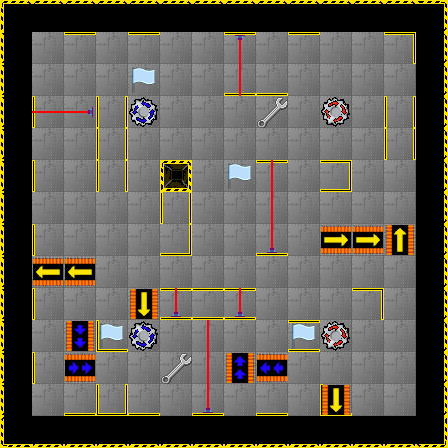

The image is a tile-based game level rendered from a .tmx file. Its description and source (layers, tilesets, objects; grid data summarised) follow:
An orthogonal 14x14 tile map with 32x32 px tiles, 2 tile layers (Rutelag 1, Rutelag 2), 8 tilesets.

<map version="1.2" tiledversion="1.2.2" orientation="orthogonal" renderorder="right-down" width="14" height="14" tilewidth="32" tileheight="32" infinite="0" nextlayerid="5" nextobjectid="1">
 <tileset firstgid="1" name="texturesheet" tilewidth="32" tileheight="32" tilecount="16" columns="4">
  <image source="textures/texturesheet.png" width="128" height="128" />
  <tile id="0">
   <properties>
    <property name="E" type="bool" value="true" />
    <property name="MapObject" value="wall" />
    <property name="N" type="bool" value="false" />
    <property name="S" type="bool" value="false" />
    <property name="W" type="bool" value="false" />
   </properties>
  </tile>
  <tile id="1">
   <properties>
    <property name="E" type="bool" value="true" />
    <property name="MapObject" value="wall" />
    <property name="N" type="bool" value="false" />
    <property name="S" type="bool" value="true" />
    <property name="W" type="bool" value="false" />
   </properties>
  </tile>
  <tile id="2">
   <properties>
    <property name="E" type="bool" value="true" />
    <property name="MapObject" value="wall" />
    <property name="N" type="bool" value="false" />
    <property name="S" type="bool" value="true" />
    <property name="W" type="bool" value="true" />
   </properties>
  </tile>
  <tile id="3">
   <properties>
    <property name="E" type="bool" value="true" />
    <property name="MapObject" value="wall" />
    <property name="N" type="bool" value="false" />
    <property name="S" type="bool" value="false" />
    <property name="W" type="bool" value="true" />
   </properties>
  </tile>
  <tile id="4">
   <properties>
    <property name="MapObject" value="floor" />
   </properties>
  </tile>
  <tile id="5">
   <properties>
    <property name="E" type="bool" value="false" />
    <property name="MapObject" value="wall" />
    <property name="N" type="bool" value="true" />
    <property name="S" type="bool" value="false" />
    <property name="W" type="bool" value="false" />
   </properties>
  </tile>
  <tile id="6">
   <properties>
    <property name="E" type="bool" value="true" />
    <property name="MapObject" value="wall" />
    <property name="N" type="bool" value="true" />
    <property name="S" type="bool" value="false" />
    <property name="W" type="bool" value="false" />
   </properties>
  </tile>
  <tile id="7">
   <properties>
    <property name="E" type="bool" value="true" />
    <property name="MapObject" value="wall" />
    <property name="N" type="bool" value="true" />
    <property name="S" type="bool" value="true" />
    <property name="W" type="bool" value="false" />
   </properties>
  </tile>
  <tile id="8">
   <properties>
    <property name="E" type="bool" value="true" />
    <property name="MapObject" value="wall" />
    <property name="N" type="bool" value="true" />
    <property name="S" type="bool" value="true" />
    <property name="W" type="bool" value="true" />
   </properties>
  </tile>
  <tile id="9">
   <properties>
    <property name="E" type="bool" value="true" />
    <property name="MapObject" value="wall" />
    <property name="N" type="bool" value="true" />
    <property name="S" type="bool" value="false" />
    <property name="W" type="bool" value="true" />
   </properties>
  </tile>
  <tile id="10">
   <properties>
    <property name="E" type="bool" value="false" />
    <property name="MapObject" value="wall" />
    <property name="N" type="bool" value="true" />
    <property name="S" type="bool" value="true" />
    <property name="W" type="bool" value="false" />
   </properties>
  </tile>
  <tile id="11">
   <properties>
    <property name="E" type="bool" value="false" />
    <property name="MapObject" value="wall" />
    <property name="N" type="bool" value="true" />
    <property name="S" type="bool" value="true" />
    <property name="W" type="bool" value="true" />
   </properties>
  </tile>
  <tile id="12">
   <properties>
    <property name="E" type="bool" value="false" />
    <property name="MapObject" value="wall" />
    <property name="N" type="bool" value="true" />
    <property name="S" type="bool" value="false" />
    <property name="W" type="bool" value="true" />
   </properties>
  </tile>
  <tile id="13">
   <properties>
    <property name="E" type="bool" value="false" />
    <property name="MapObject" value="wall" />
    <property name="N" type="bool" value="false" />
    <property name="S" type="bool" value="true" />
    <property name="W" type="bool" value="false" />
   </properties>
  </tile>
  <tile id="14">
   <properties>
    <property name="E" type="bool" value="false" />
    <property name="MapObject" value="wall" />
    <property name="N" type="bool" value="false" />
    <property name="S" type="bool" value="true" />
    <property name="W" type="bool" value="true" />
   </properties>
  </tile>
  <tile id="15">
   <properties>
    <property name="E" type="bool" value="false" />
    <property name="MapObject" value="wall" />
    <property name="N" type="bool" value="false" />
    <property name="S" type="bool" value="false" />
    <property name="W" type="bool" value="true" />
   </properties>
  </tile>
 </tileset>
 <tileset firstgid="17" name="flag" tilewidth="32" tileheight="32" tilecount="1" columns="1">
  <image source="textures/flag.png" width="32" height="32" />
  <tile id="0">
   <properties>
    <property name="MapObject" value="flag" />
   </properties>
  </tile>
 </tileset>
 <tileset firstgid="18" name="wrench" tilewidth="32" tileheight="32" tilecount="1" columns="1">
  <properties>
   <property name="MapObject" value="wrench" />
  </properties>
  <image source="textures/wrench.png" width="32" height="32" />
  <tile id="0">
   <properties>
    <property name="MapObject" value="wrench" />
   </properties>
  </tile>
 </tileset>
 <tileset firstgid="19" name="holes" tilewidth="32" tileheight="32" tilecount="9" columns="3">
  <image source="textures/holy_sheet.png" width="96" height="96" />
  <tile id="0">
   <properties>
    <property name="MapObject" value="hole" />
   </properties>
  </tile>
  <tile id="1">
   <properties>
    <property name="MapObject" value="hole" />
   </properties>
  </tile>
  <tile id="2">
   <properties>
    <property name="MapObject" value="hole" />
   </properties>
  </tile>
  <tile id="3">
   <properties>
    <property name="MapObject" value="hole" />
   </properties>
  </tile>
  <tile id="4">
   <properties>
    <property name="MapObject" value="hole" />
   </properties>
  </tile>
  <tile id="5">
   <properties>
    <property name="MapObject" value="hole" />
   </properties>
  </tile>
  <tile id="6">
   <properties>
    <property name="MapObject" value="hole" />
   </properties>
  </tile>
  <tile id="7">
   <properties>
    <property name="MapObject" value="hole" />
   </properties>
  </tile>
  <tile id="8">
   <properties>
    <property name="MapObject" value="hole" />
   </properties>
  </tile>
 </tileset>
 <tileset firstgid="28" name="lasersheet" tilewidth="32" tileheight="32" tilecount="16" columns="4">
  <image source="textures/lasersheet.png" width="128" height="128" />
  <tile id="0">
   <properties>
    <property name="MapObject" value="laser" />
   </properties>
  </tile>
  <tile id="1">
   <properties>
    <property name="MapObject" value="laser" />
   </properties>
  </tile>
  <tile id="2">
   <properties>
    <property name="MapObject" value="laser" />
   </properties>
  </tile>
  <tile id="3">
   <properties>
    <property name="MapObject" value="laser" />
   </properties>
  </tile>
  <tile id="4">
   <properties>
    <property name="MapObject" value="laser" />
   </properties>
  </tile>
  <tile id="5">
   <properties>
    <property name="MapObject" value="laser" />
   </properties>
  </tile>
  <tile id="6">
   <properties>
    <property name="MapObject" value="laser" />
   </properties>
  </tile>
  <tile id="7">
   <properties>
    <property name="MapObject" value="laser" />
   </properties>
  </tile>
  <tile id="8">
   <properties>
    <property name="MapObject" value="laser" />
   </properties>
  </tile>
  <tile id="9">
   <properties>
    <property name="MapObject" value="laser" />
   </properties>
  </tile>
  <tile id="10">
   <properties>
    <property name="MapObject" value="laser" />
   </properties>
  </tile>
  <tile id="11">
   <properties>
    <property name="MapObject" value="laser" />
   </properties>
  </tile>
  <tile id="12">
   <properties>
    <property name="MapObject" value="laser" />
   </properties>
  </tile>
  <tile id="13">
   <properties>
    <property name="MapObject" value="laser" />
   </properties>
  </tile>
  <tile id="14">
   <properties>
    <property name="MapObject" value="laser" />
   </properties>
  </tile>
  <tile id="15">
   <properties>
    <property name="MapObject" value="laser" />
   </properties>
  </tile>
 </tileset>
 <tileset firstgid="44" name="convoeyer_belt" tilewidth="32" tileheight="32" tilecount="4" columns="4">
  <image source="textures/conveyer_belt.png" width="128" height="32" />
  <tile id="0">
   <properties>
    <property name="E" type="bool" value="false" />
    <property name="MapObject" value="conveyor_belt" />
    <property name="N" type="bool" value="false" />
    <property name="S" type="bool" value="false" />
    <property name="W" type="bool" value="true" />
    <property name="is_express" type="bool" value="false" />
   </properties>
  </tile>
  <tile id="1">
   <properties>
    <property name="E" type="bool" value="false" />
    <property name="MapObject" value="conveyor_belt" />
    <property name="N" type="bool" value="true" />
    <property name="S" type="bool" value="false" />
    <property name="W" type="bool" value="false" />
    <property name="is_express" type="bool" value="false" />
   </properties>
  </tile>
  <tile id="2">
   <properties>
    <property name="E" type="bool" value="true" />
    <property name="MapObject" value="conveyor_belt" />
    <property name="N" type="bool" value="false" />
    <property name="S" type="bool" value="false" />
    <property name="W" type="bool" value="false" />
    <property name="is_express" type="bool" value="false" />
   </properties>
  </tile>
  <tile id="3">
   <properties>
    <property name="E" type="bool" value="false" />
    <property name="MapObject" value="conveyor_belt" />
    <property name="N" type="bool" value="false" />
    <property name="S" type="bool" value="true" />
    <property name="W" type="bool" value="false" />
    <property name="is_express" type="bool" value="false" />
   </properties>
  </tile>
 </tileset>
 <tileset firstgid="48" name="gyro" tilewidth="32" tileheight="32" tilecount="2" columns="2">
  <image source="textures/gyro.png" width="64" height="32" />
  <tile id="0">
   <properties>
    <property name="MapObject" value="gyro" />
    <property name="rotation" type="int" value="90" />
   </properties>
  </tile>
  <tile id="1">
   <properties>
    <property name="MapObject" value="gyro" />
    <property name="rotation" type="int" value="-90" />
   </properties>
  </tile>
 </tileset>
 <tileset firstgid="50" name="conveyor_belt_express" tilewidth="32" tileheight="32" tilecount="4" columns="4">
  <image source="textures/conveyer_belt_express.png" width="128" height="32" />
  <tile id="0">
   <properties>
    <property name="E" type="bool" value="false" />
    <property name="MapObject" value="conveyor_belt" />
    <property name="N" type="bool" value="false" />
    <property name="S" type="bool" value="false" />
    <property name="W" type="bool" value="true" />
    <property name="is_express" type="bool" value="true" />
   </properties>
  </tile>
  <tile id="1">
   <properties>
    <property name="E" type="bool" value="false" />
    <property name="MapObject" value="conveyor_belt" />
    <property name="N" type="bool" value="true" />
    <property name="S" type="bool" value="false" />
    <property name="W" type="bool" value="false" />
    <property name="is_express" type="bool" value="true" />
   </properties>
  </tile>
  <tile id="2">
   <properties>
    <property name="E" type="bool" value="true" />
    <property name="MapObject" value="conveyor_belt" />
    <property name="N" type="bool" value="false" />
    <property name="S" type="bool" value="false" />
    <property name="W" type="bool" value="false" />
    <property name="is_express" type="bool" value="true" />
   </properties>
  </tile>
  <tile id="3">
   <properties>
    <property name="E" type="bool" value="false" />
    <property name="MapObject" value="conveyor_belt" />
    <property name="N" type="bool" value="false" />
    <property name="S" type="bool" value="true" />
    <property name="W" type="bool" value="false" />
    <property name="is_express" type="bool" value="true" />
   </properties>
  </tile>
 </tileset>
 <layer id="3" name="Rutelag 1" width="14" height="14">
  <data>[196 cells, 196 non-empty, 20 distinct tile ids]</data>
 </layer>
 <layer id="4" name="Rutelag 2" width="14" height="14">
  <data>[196 cells, 33 non-empty, 17 distinct tile ids]</data>
 </layer>
</map>
